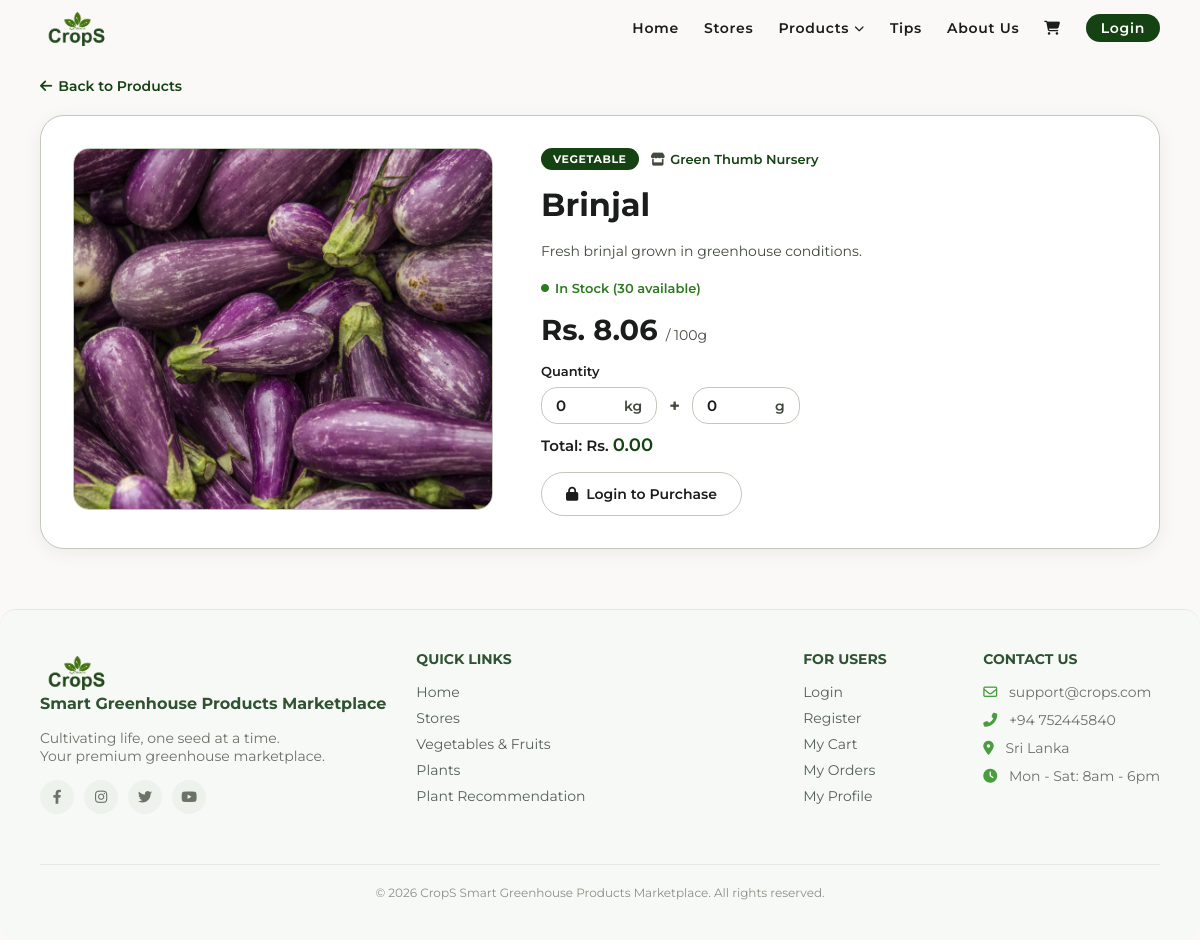
Page /products.php?id=10 on the earlier database version.
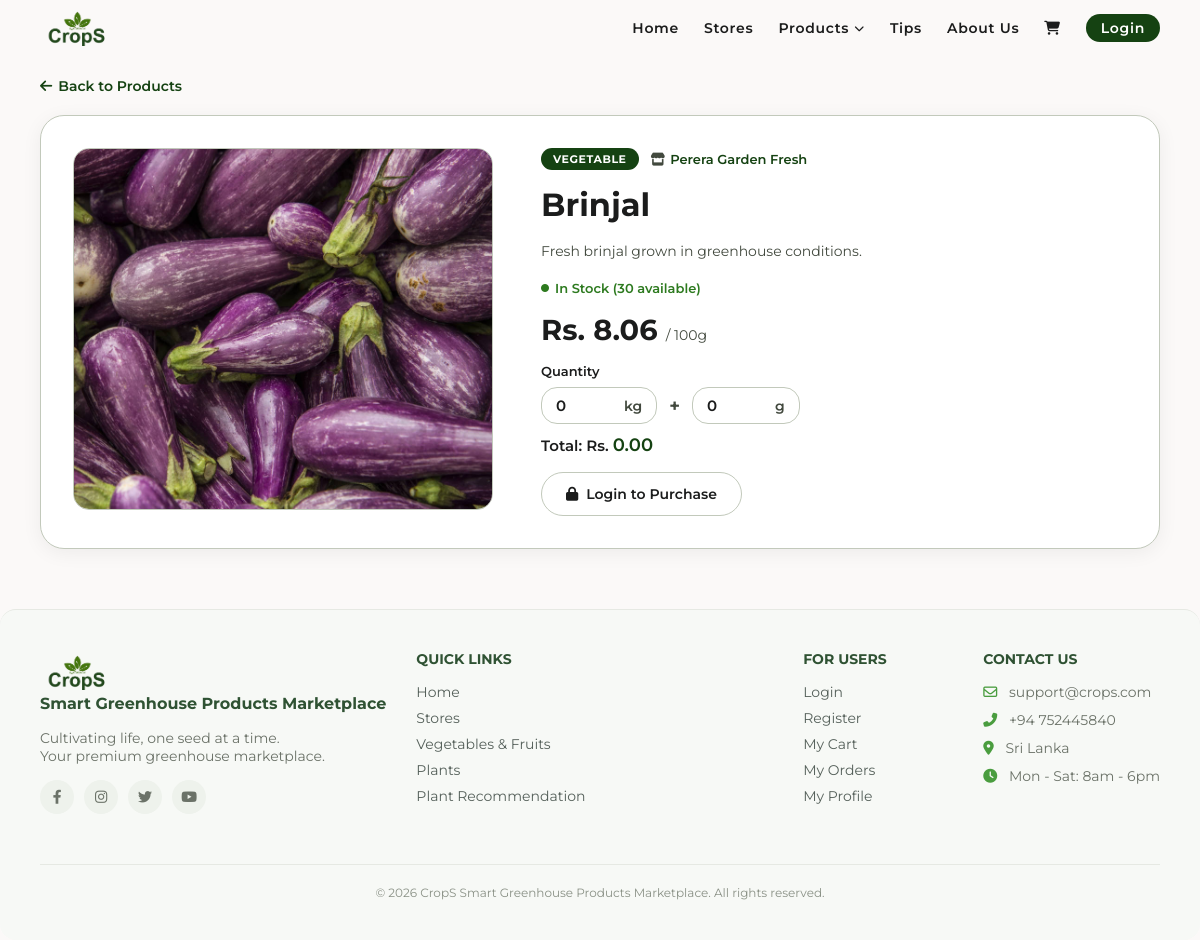
Same page on the later database version.
### tables this page shows
CREATE TABLE `products` (
  `id` int(11) NOT NULL,
  `store_id` int(11) NOT NULL,
  `name` varchar(100) NOT NULL,
  `description` text DEFAULT NULL,
  `price` decimal(10,2) NOT NULL,
  `category` enum('vegetable','fruit','plant') NOT NULL,
  `quantity` int(11) NOT NULL DEFAULT 0,
  `image` varchar(255) DEFAULT NULL,
  `created_at` timestamp NOT NULL DEFAULT current_timestamp()
);

CREATE TABLE `stores` (
  `id` int(11) NOT NULL,
  `owner_id` int(11) NOT NULL,
  `store_name` varchar(100) NOT NULL,
  `description` text DEFAULT NULL,
  `city` varchar(50) NOT NULL,
  `image` varchar(255) DEFAULT NULL,
  `status` enum('active','pending') NOT NULL DEFAULT 'pending',
  `created_at` timestamp NOT NULL DEFAULT current_timestamp()
);

### products.php (the view, shortened to what this page needs)
<?php
include 'includes/header.php';
include 'includes/dbConnection.php';
$product_id = isset($_GET['id']) ? (int)$_GET['id'] : 0;
?>
<?php
$stmtProduct = $pdo->prepare("
    SELECT products.*, stores.store_name, stores.id AS store_id
    FROM products
    JOIN stores ON products.store_id = stores.id
    WHERE products.id = :id
");
$stmtProduct->execute(['id' => $product_id]);
$product = $stmtProduct->fetch();
if ($product['quantity'] <= 0) {
    $stockLabel = 'Out of Stock';
    $stockClass = 'out-stock';
} elseif ($product['quantity'] <= 10) {
    $stockLabel = 'Low Stock';
    $stockClass = 'low-stock';
} else {
    $stockLabel = 'In Stock';
    $stockClass = 'in-stock';
}
?>
<div class="main-wrapper">
    <a href="products.php" class="back-link">
        <i class="fas fa-arrow-left"></i> Back to Products
    </a>
    <div class="product-detail-layout">
        <div class="product-detail-img">
    <?php if (!empty($product['image'])): ?>
        <img src="static/images/Products/<?php echo htmlspecialchars($product['image']); ?>"
             alt="<?php echo htmlspecialchars($product['name']); ?>">
    <?php else: ?>
        <img src="static/images/image3.jpg" alt="Product">
    <?php endif; ?>
</div>
        <div class="product-detail-info">
            <div class="product-detail-meta">
                <span class="product-detail-tag">
                    <?php echo strtoupper($product['category']); ?>
                </span>
                <span class="product-detail-store">
                    <i class="fas fa-store"></i>
                    <a href="stores.php?id=<?php echo $product['store_id']; ?>">
                        <?php echo htmlspecialchars($product['store_name']); ?>
                    </a>
                </span>
            </div>
            <h1 class="product-detail-name">
                <?php echo htmlspecialchars($product['name']); ?>
            </h1>
            <?php if (!empty($product['description'])): ?>
                <p class="product-detail-desc">
                    <?php echo nl2br(htmlspecialchars($product['description'])); ?>
                </p>
            <?php endif; ?>
            <span class="product-detail-stock <?php echo $stockClass; ?>">
                <i class="fas fa-circle"></i>
                <?php echo $stockLabel; ?> (<?php echo $product['quantity']; ?> available)
            </span>
<p class="product-detail-price">
    Rs. <?php echo number_format($product['price'] / 10, 2); ?>
    <span>/ 100g</span>
</p>
<div class="quantity-selector">
    <p class="qty-label">Quantity</p>
    <div class="qty-inputs-row">
        <div class="qty-input-wrap">
            <input type="number" id="qtyKg" min="0" value="0" placeholder="0" onchange="calcTotal()">
            <span class="qty-unit-label">kg</span>
        </div>
        <span class="qty-plus">+</span>
        <div class="qty-input-wrap">
            <input type="number" id="qtyG" min="0" value="0" placeholder="0" onchange="calcTotal()">
            <span class="qty-unit-label">g</span>
        </div>
    </div>
    <p class="total-price-label">Total: Rs. <span id="totalPrice">0.00</span></p>
</div>
<?php if ($product['quantity'] > 0): ?>
    <div class="product-detail-btns">
        <?php if (isset($_SESSION['user_id']) && $_SESSION['role'] === 'customer'): ?>
            <a href="cart.php?add=<?php echo $product['id']; ?>&qty=1"
               id="addToCartBtn"
               class="btn btn-outline add-to-cart-btn">
                <i class="fas fa-shopping-cart"></i> Add to Cart
            </a>
            <a href="checkout.php?product=<?php echo $product['id']; ?>&qty=1"
               id="buyNowBtn"
               class="btn btn-primary buy-now-btn">
                <i class="fas fa-bolt"></i> Buy Now
            </a>
        <?php else: ?>
            <a href="login.php" class="btn btn-outline add-to-cart-btn">
                <i class="fas fa-lock"></i> Login to Purchase
            </a>
        <?php endif; ?>
    </div>
<?php else: ?>
    <div class="out-of-stock-msg">
        <i class="fas fa-times-circle"></i> This product is currently out of stock.
    </div>
<?php endif; ?>
        </div>
    </div>
</div>
<?php include 'includes/footer.php'; ?>

Differences in the rows shown:
changed through a linked row, products "Brinjal": store.store_name "Green Thumb Nursery" → "Perera Garden Fresh"
